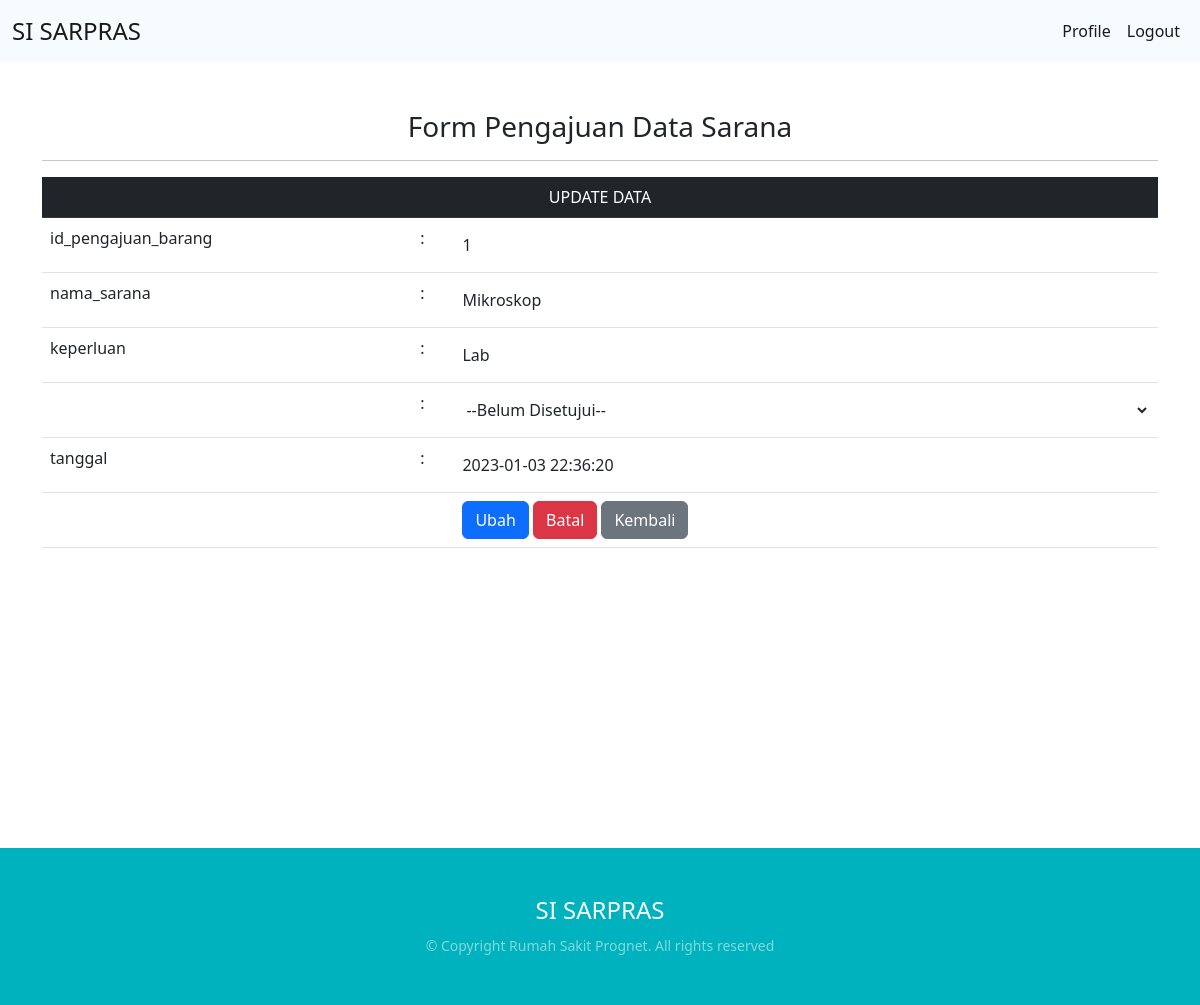
/kepalars/editstatuspengajuanbarang.php?id_pengajuan_barang=1 (signed in), run on the app's committed database.
### tables this page shows
CREATE TABLE `tb_pengajuan_barang` (
  `id_pengajuan_barang` int(11) NOT NULL AUTO_INCREMENT,
  `nama_sarana` varchar(80) DEFAULT NULL,
  `keperluan` text DEFAULT NULL,
  `status` text DEFAULT NULL,
  `tanggal` datetime DEFAULT NULL,
  PRIMARY KEY (`id_pengajuan_barang`)
);

### kepalars/editstatuspengajuanbarang.php (the view, shortened to what this page needs)
<?php
include '../layout/header.php';
?>
<div class="container mt-5">
    <div class="header">
        <h3 align="center"> Form Pengajuan Data Sarana</h3>
        <hr>
    </div>
    <?php
    $conn = mysqli_connect("localhost", "root", "", "db_sarprass");
    $id_pengajuan_barang = $_GET["id_pengajuan_barang"];
    $row = mysqli_query($conn, "SELECT * FROM tb_pengajuan_barang where id_pengajuan_barang='$id_pengajuan_barang'");
    while ($hasil = mysqli_fetch_array($row)) {
    ?>
        <form action="editdatastatuspengajuan.php" method="post">
            <table class="table">
                <div class="mb-3">
                    <tr class="table-dark">
                        <td align="center" colspan=6>
                            UPDATE DATA
                        </td>
                    </tr>
                    <tr>
                        <td>id_pengajuan_barang</td>
                        <td>:</td>
                        <td>
                            <input class="form-control-plaintext" type="text" name="id_pengajuan_barang" size=20 value="<?php echo $hasil['id_pengajuan_barang'] ?>" readonly>
                        </td>
                    </tr>
                    <tr>
                        <td>nama_sarana</td>
                        <td>:</td>
                        <td>
                            <input class="form-control-plaintext" type="text" name="nama_sarana" size=30 value="<?php echo $hasil['nama_sarana'] ?>" readonly>
                        </td>
                    </tr>
                    <tr>
                        <td>keperluan</td>
                        <td>:</td>
                        <td>
                            <input class="form-control-plaintext" type="text" name="keperluan" size=20 value="<?php echo $hasil['keperluan'] ?>" readonly>
                        </td>
                    </tr>
                    <tr>
                        <td>
                        </td>
                        <td>:</td>
                        <td>
                            <select class="form-control-plaintext" name="status">
                                <option value="belum disetujui">--Belum Disetujui--</option>
                            </select>
                        </td>
                    </tr>
                    <tr>
                        <td>tanggal</td>
                        <td>:</td>
                        <td>
                            <input class="form-control-plaintext" type="text" name="tanggal" size=20 value="<?php echo $hasil['tanggal'] ?>">
                        </td>
                    </tr>
                    <tr>
                        <td></td>
                        <td></td>
                        <td>
                            <input class="btn btn-primary" type="submit" name="ubah" value="Ubah">
                            <input class="btn btn-danger" type="reset" name="batal" value="Batal">
                            <input class="btn btn-secondary" type="button" name="kembali" value="Kembali" onclick="self.history.back()">
                            <br>
                        </td>
                    </tr>
            </table>
        </form>
    <?php
    }
    ?>
</div>
</body>
<?php
include '../layout/footer.php';
?>

### layout/styles.css (style rules this page uses)
body { background: white; font-family: 'Open Sans', sans-serif; }
.container { margin: 0 auto; }
.table { margin :0; }

### data on the page
tb_pengajuan_barang: id_pengajuan_barang "1", nama_sarana "Mikroskop", keperluan "Lab", tanggal "2023-01-03 22:36:20"
